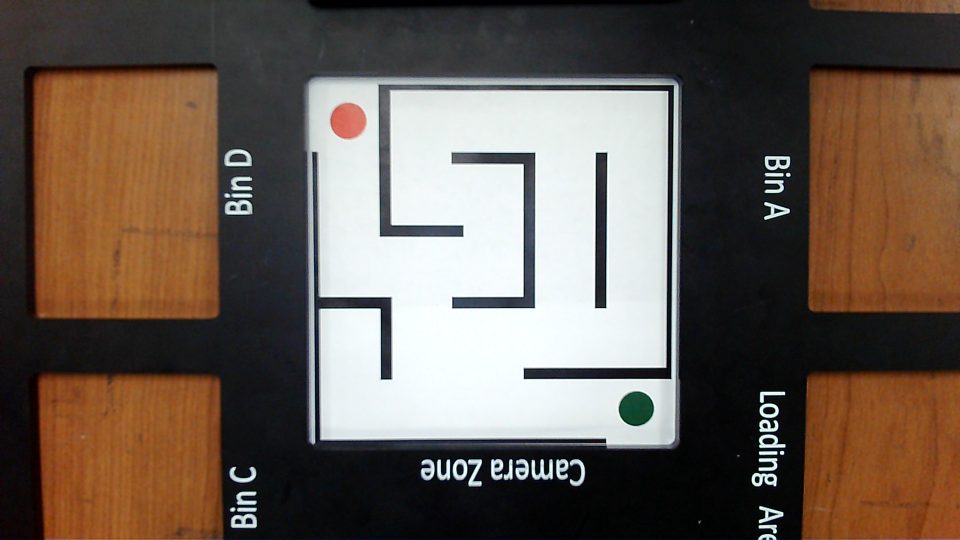
%> input picture maze8.jpg, 1920 x 1080 px (shown at 1/2 size)
$ octave --eval "result = gikmaze_centered_auto_gik_tcp;"   (GNU Octave 9; MATLAB toolbox functions it lacks are replaced by stand-ins)
%> lines starting %> are read from the running program, lines starting %| are printed output that depends on the picture; in (x1, y1, x2, y2) boxes, pixels count from 0 and x2, y2 are one past the last pixel; in counts of white or black regions, pixels touching at a corner belong together; the program's own positions count from 1
function qSolutions_deg = gikmaze_centered_auto_gik_tcp()

% 1. Load and crop maze
full_img = imread('maze8.jpg');
%> full_img is the input picture: size 1080x1920x3 uint8; mean R, G, B 105.9, 92.5, 81.9
gray_full = rgb2gray(full_img);
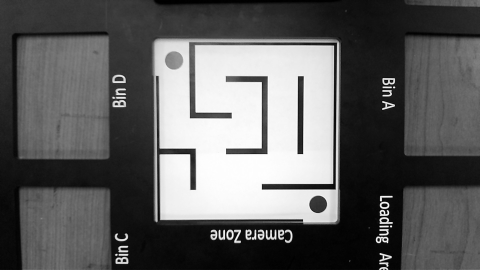
%> gray_full: size 1080x1920 uint8 (shown at 1/4 size); min 0, max 255, mean 95.3
bw_mask = imbinarize(gray_full);
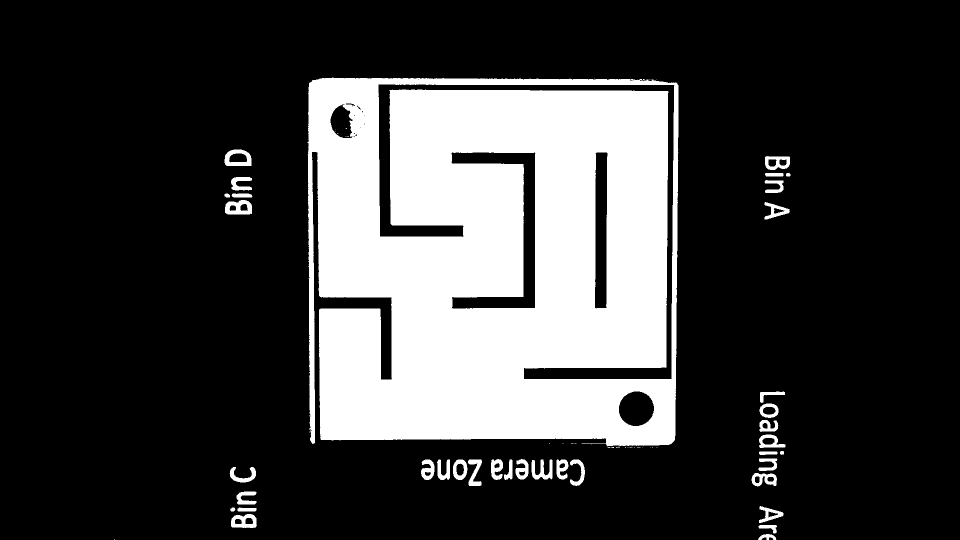
%> bw_mask: size 1080x1920 logical (shown at 1/2 size); 23.5% white; 65 white regions (28 under 20 px)
props = regionprops(bw_mask, 'BoundingBox', 'Area');
%> props = 65 regions; largest, box (x1, y1, x2, y2) and Area: (615, 155, 1357, 892) 466597, (450, 400, 504, 429) 1091, (449, 299, 503, 332) 1044, (462, 1028, 514, 1056) 953, (1063, 919, 1105, 959) 913
[~, largest_idx] = max([props.Area]);
%> largest_idx = 12
bbox = round(props(largest_idx).BoundingBox);
%> bbox = [616 156 742 737]
cropped = imcrop(full_img, bbox);
img_orig = cropped;

% 2. Mask red and green
hsv = rgb2hsv(img_orig);
%> hsv: size 738x743x3 double; mean H, S, V 0.517, 0.0834, 0.844
hue = hsv(:,:,1);
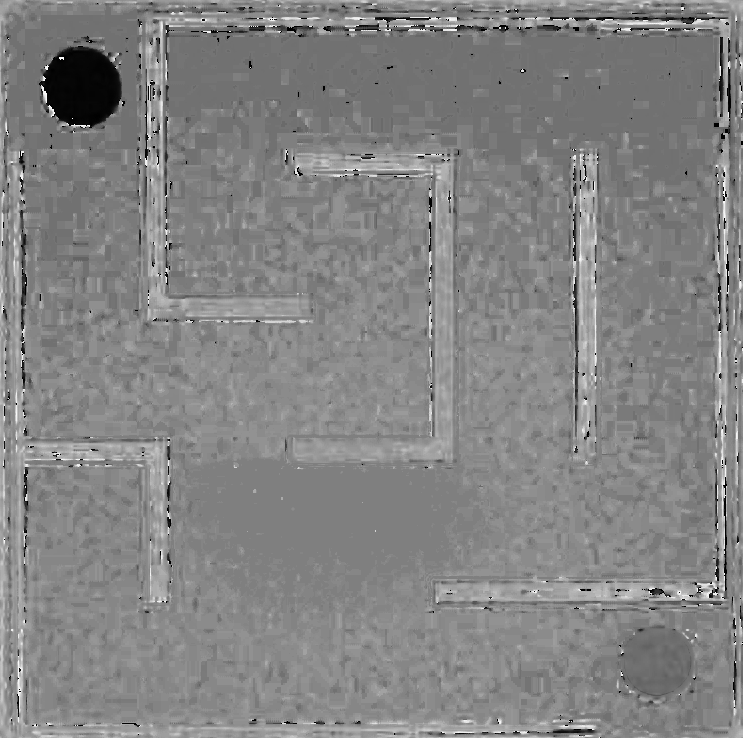
%> hue: size 738x743 double; min 0, max 0.998, mean 0.517
sat = hsv(:,:,2);
val = hsv(:,:,3);
greenMask = hue > 0.25 & hue < 0.45 & sat > 0.2 & val > 0.2;
%> greenMask: size 738x743 logical; 0.68% white; 78 white regions (71 under 20 px), largest, box (x1, y1, x2, y2) and area: (623, 629, 693, 694) 3293, (687, 602, 717, 603) 30, (654, 602, 681, 603) 27
redMask1 = hue < 0.05 & sat > 0.2 & val > 0.2;
%> redMask1: size 738x743 logical; 0.76% white; 13 white regions (12 under 20 px), largest, box (x1, y1, x2, y2) and area: (45, 51, 118, 123) 4151
redMask2 = hue > 0.9 & sat > 0.2 & val > 0.2;
%> redMask2: size 738x743 logical; 0.01% white in thin lines or dots, all inside (x1, y1, x2, y2) = (14, 18, 581, 420)
redMask = redMask1 | redMask2;
%> redMask: size 738x743 logical; 0.77% white; 23 white regions (22 under 20 px), largest, box (x1, y1, x2, y2) and area: (45, 51, 118, 123) 4166
colorMask = imdilate(greenMask | redMask, strel('disk', 8));
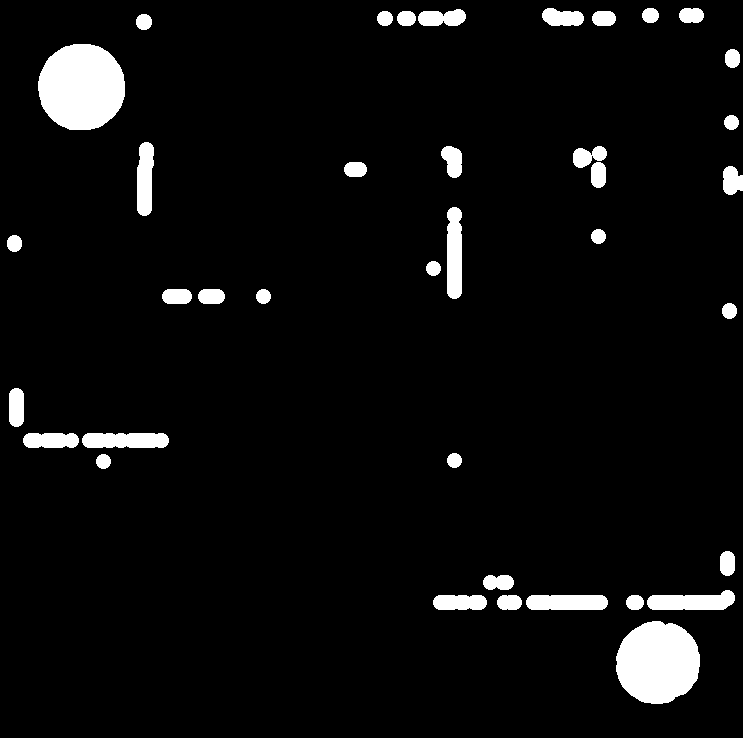
%> colorMask: size 738x743 logical; 5.1% white; 38 white regions, largest, box (x1, y1, x2, y2) and area: (38, 44, 125, 130) 5980, (616, 621, 700, 704) 5479, (447, 207, 462, 299) 1298
img_proc = img_orig;
img_proc(repmat(colorMask, [1 1 3])) = 255;
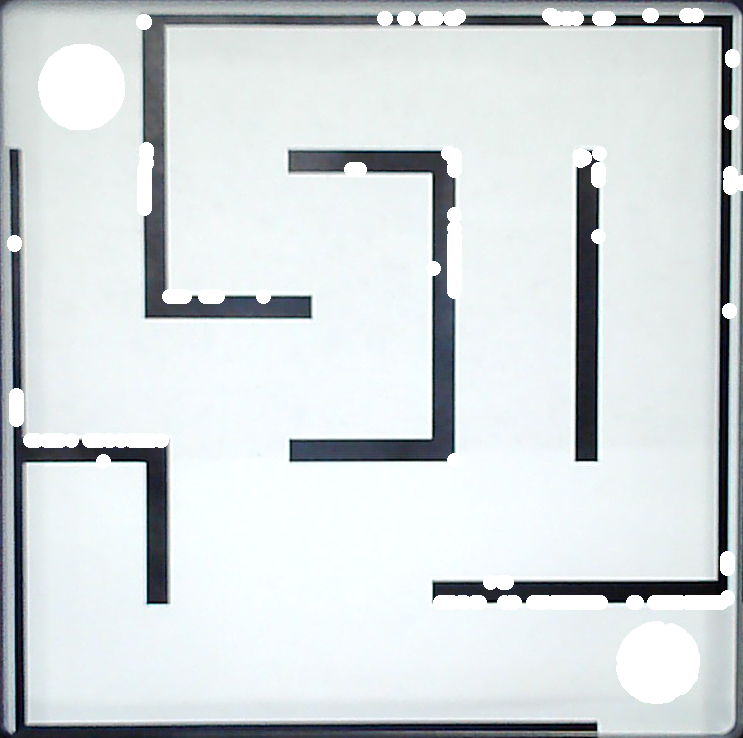
%> img_proc: size 738x743x3 uint8; mean R, G, B 211.7, 218.2, 220

% 3. Preprocess and generate safe mask
gray = rgb2gray(img_proc);
bw = imbinarize(gray, 'adaptive');
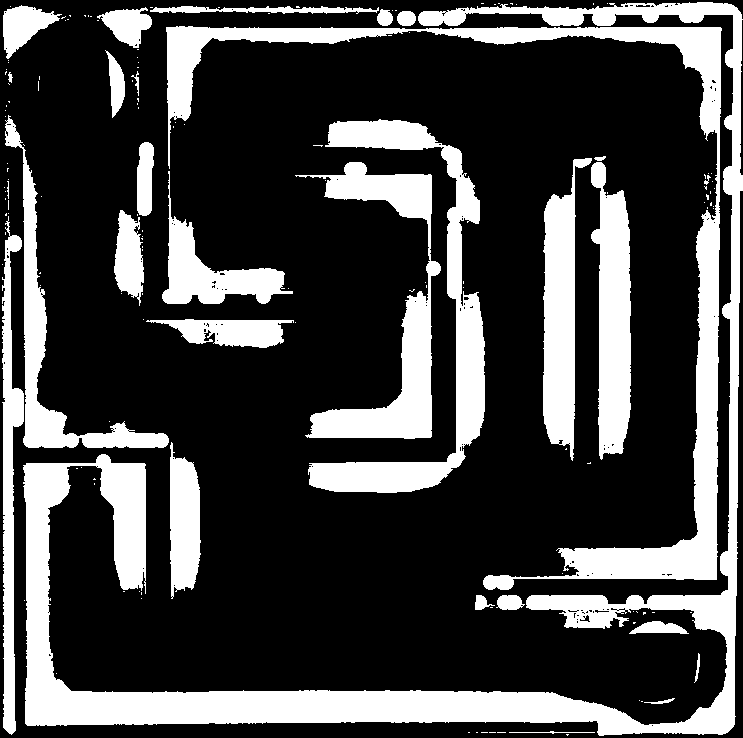
%> bw: size 738x743 logical; 26.4% white; 153 white regions (123 under 20 px), largest, box (x1, y1, x2, y2) and area: (23, 2, 743, 736) 47022, (166, 26, 722, 590) 24039, (308, 119, 485, 493) 13494
bw = ~bw;
distMap = bwdist(~bw);
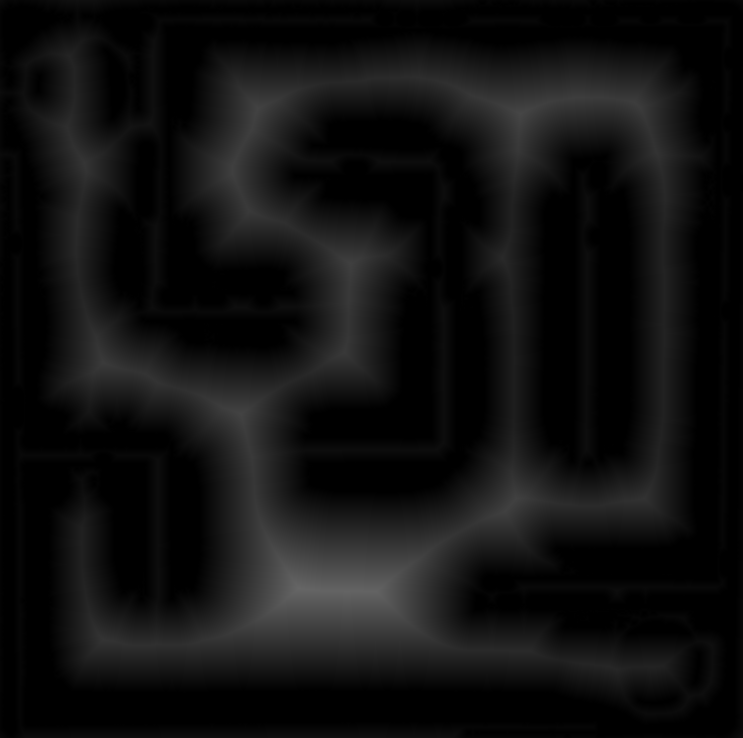
%> distMap: size 738x743 single; min 0, max 102, mean 16.4
scale_factor = 14 / size(img_orig, 1);  % cm per pixel
avoid_dist_px = round(0 / scale_factor);

% Edge mask to avoid borders
edgeMask = true(size(bw));
edgeMask(1:avoid_dist_px, :) = false;
%> edgeMask: size 738x743 logical; every value is 1
edgeMask(end-avoid_dist_px+1:end, :) = false;
edgeMask(:, 1:avoid_dist_px) = false;
edgeMask(:, end-avoid_dist_px+1:end) = false;

% Final safe mask: avoid black and image edges
safeMask = (distMap > avoid_dist_px) & edgeMask;

% 4. Click start and goal
figure, imshow(img_orig); title('Click START (red) and GOAL (green)');
%> (the run ends here)

$ run again, with maze1.jpg copied over maze8.jpg
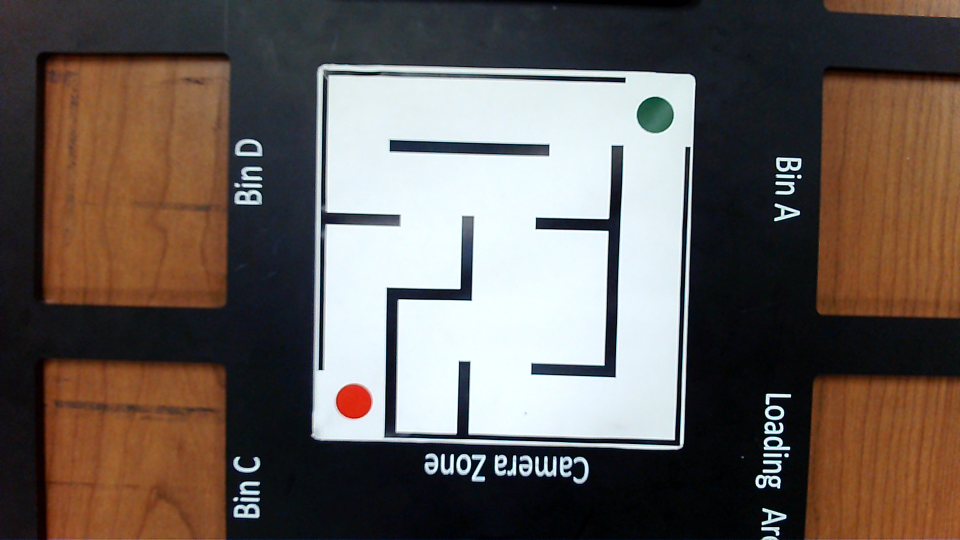
%> input picture maze1.jpg, 1920 x 1080 px (shown at 1/2 size)
%> in gikmaze_centered_auto_gik_tcp, full_img is the input picture: size 1080x1920x3 uint8; mean R, G, B 103, 93.3, 87.4
%> in gikmaze_centered_auto_gik_tcp, `bw_mask = imbinarize(gray_full);`:
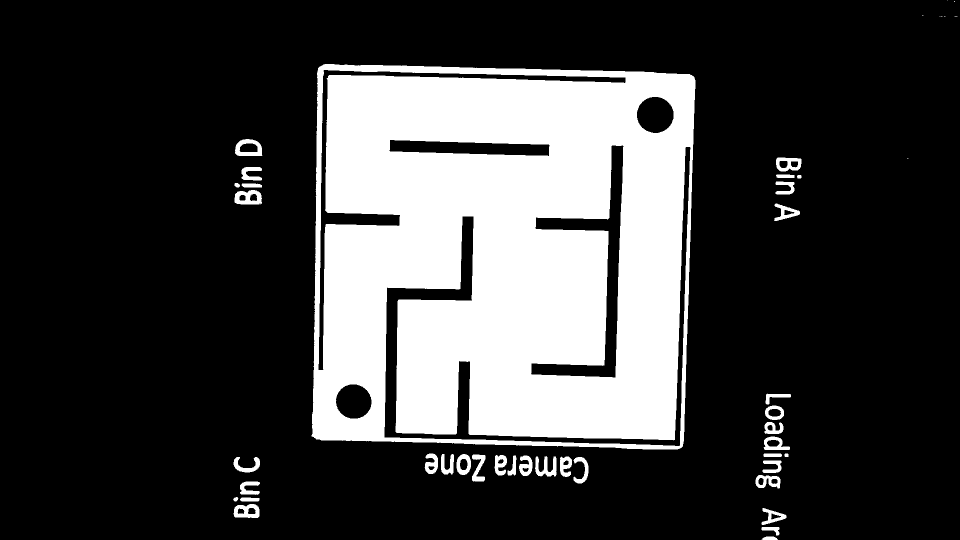
%> bw_mask: size 1080x1920 logical (shown at 1/2 size); 24.7% white; 46 white regions (9 under 20 px)
%> props = 46 regions; largest, box (x1, y1, x2, y2) and Area: (623, 128, 1391, 899) 490894, (469, 380, 524, 409) 1097, (470, 278, 525, 312) 1044, (467, 1008, 519, 1036) 988, (1070, 912, 1113, 953) 941
%> largest_idx = 11
%> bbox = [624 129 768 771]
%> hsv: size 772x769x3 double; mean H, S, V 0.546, 0.146, 0.843
%> greenMask: size 772x769 logical; 0.51% white; 44 white regions (42 under 20 px), largest, box (x1, y1, x2, y2) and area: (655, 67, 724, 138) 2852, (701, 127, 712, 136) 61
%> redMask1: size 772x769 logical; 0.66% white; 3 white regions (2 under 20 px), largest, box (x1, y1, x2, y2) and area: (49, 640, 122, 710) 3913
%> redMask2: size 772x769 logical; 0.03% white in thin lines or dots, all inside (x1, y1, x2, y2) = (20, 19, 751, 711)
%> redMask: size 772x769 logical; 0.69% white; 10 white regions (9 under 20 px), largest, box (x1, y1, x2, y2) and area: (49, 640, 122, 711) 4080
%> colorMask: size 772x769 logical; 3.4% white; 39 white regions, largest, box (x1, y1, x2, y2) and area: (42, 633, 129, 718) 5877, (645, 60, 731, 145) 5552, (103, 8, 153, 27) 699
%> img_proc: size 772x769x3 uint8; mean R, G, B 202, 213.1, 218.4
%> in gikmaze_centered_auto_gik_tcp, `distMap = bwdist(~bw);`:
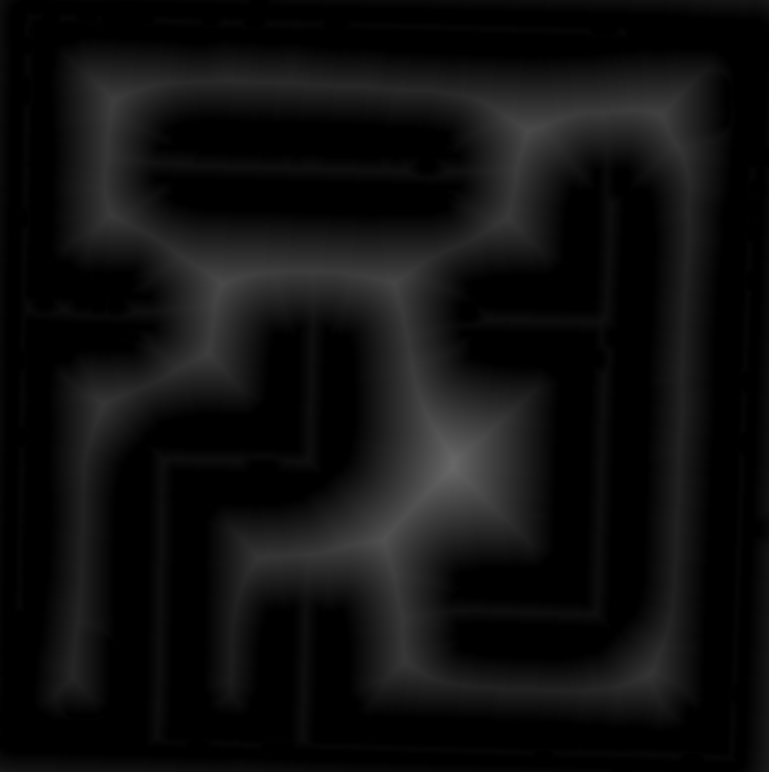
%> distMap: size 772x769 single; min 0, max 104, mean 14.9
%> edgeMask: size 772x769 logical; every value is 1

$ run again, with maze2.jpg copied over maze8.jpg
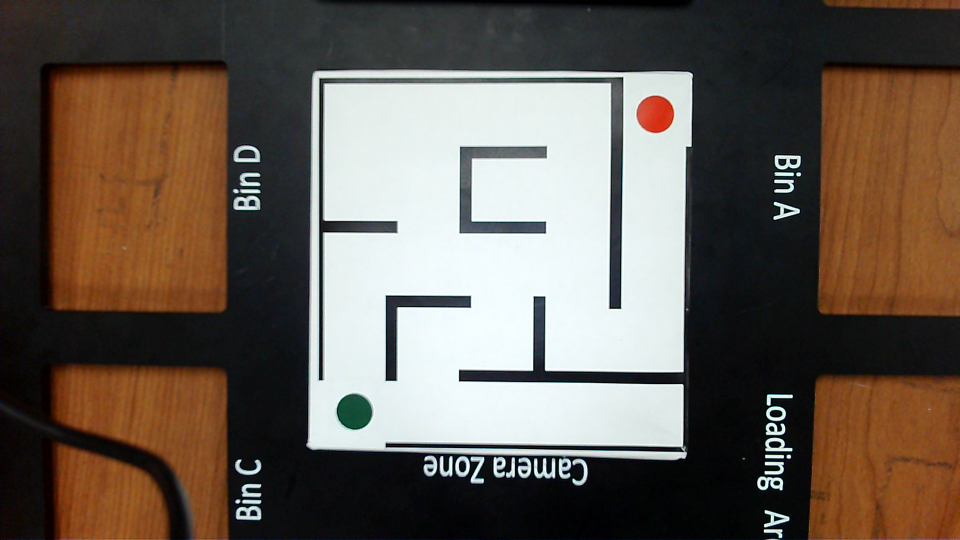
%> input picture maze2.jpg, 1920 x 1080 px (shown at 1/2 size)
%> in gikmaze_centered_auto_gik_tcp, full_img is the input picture: size 1080x1920x3 uint8; mean R, G, B 103.3, 92.3, 82.3
%> in gikmaze_centered_auto_gik_tcp, `bw_mask = imbinarize(gray_full);`:
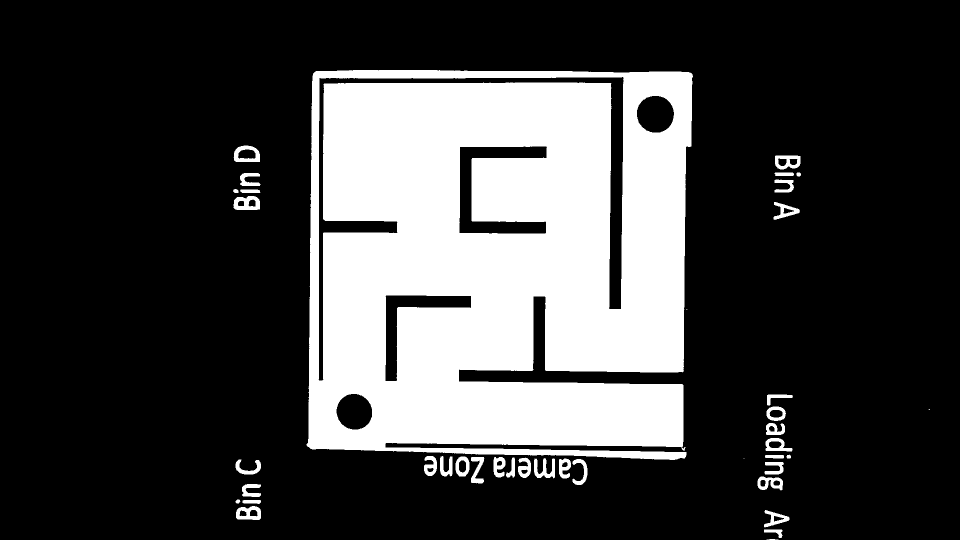
%> bw_mask: size 1080x1920 logical (shown at 1/2 size); 25.4% white; 40 white regions (3 under 20 px)
%> props = 40 regions; largest, box (x1, y1, x2, y2) and Area: (613, 140, 1386, 920) 506108, (467, 392, 520, 420) 1047, (467, 291, 520, 324) 972, (472, 1012, 522, 1040) 917, (1550, 311, 1601, 339) 900
%> largest_idx = 11
%> bbox = [614 141 773 780]
%> hsv: size 781x774x3 double; mean H, S, V 0.501, 0.0979, 0.836
%> greenMask: size 781x774 logical; 0.67% white; 163 white regions (156 under 20 px), largest, box (x1, y1, x2, y2) and area: (61, 648, 131, 717) 3368, (359, 16, 375, 18) 28, (594, 16, 613, 19) 28
%> redMask1: size 781x774 logical; 0.74% white; 6 white regions (5 under 20 px), largest, box (x1, y1, x2, y2) and area: (660, 51, 736, 127) 4444
%> redMask2: size 781x774 logical; 0.01% white in thin lines or dots, all inside (x1, y1, x2, y2) = (28, 22, 699, 610)
%> redMask: size 781x774 logical; 0.75% white; 13 white regions (12 under 20 px), largest, box (x1, y1, x2, y2) and area: (660, 51, 736, 127) 4455
%> colorMask: size 781x774 logical; 6.4% white; 76 white regions, largest, box (x1, y1, x2, y2) and area: (653, 44, 743, 134) 6359, (54, 641, 138, 725) 5465, (19, 10, 178, 30) 2395
%> img_proc: size 781x774x3 uint8; mean R, G, B 210.1, 218.8, 219.6
%> in gikmaze_centered_auto_gik_tcp, `distMap = bwdist(~bw);`:
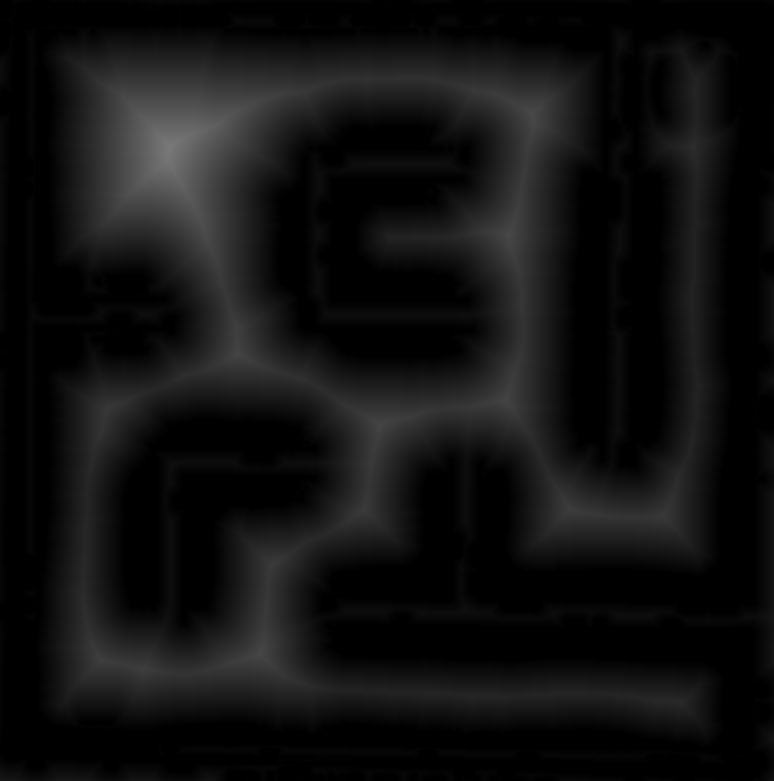
%> distMap: size 781x774 single; min 0, max 121.3, mean 17.2
%> edgeMask: size 781x774 logical; every value is 1
